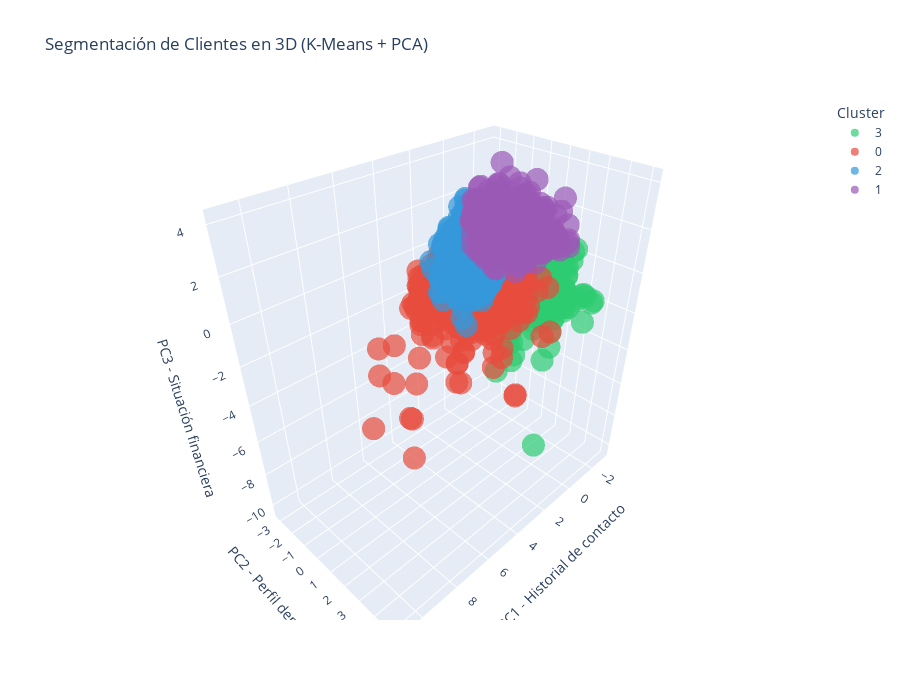

Write notebook code for a chart like this one.
### Code cell
# Visualizar clusters en 3D con Plotly (interactivo)
import plotly.express as px

fig = px.scatter_3d(
    df_final, 
    x='PC1', 
    y='PC2', 
    z='PC3',
    color=df_final['Cluster'].astype(str),
    title='Segmentación de Clientes en 3D (K-Means + PCA)',
    labels={'color': 'Cluster'},
    color_discrete_sequence=['#2ecc71', '#e74c3c', '#3498db', '#9b59b6'],
    opacity=0.7
)

fig.update_layout(
    scene=dict(
        xaxis_title='PC1 - Historial de contacto',
        yaxis_title='PC2 - Perfil demográfico',
        zaxis_title='PC3 - Situación financiera'
    ),
    width=900,
    height=700
)

fig.show()

### Figure 1 — Plotly figure (JSON) as saved in the notebook; plotly's stock layout.template omitted (floating-point values rounded to 4 significant figures; data arrays with more than 128 entries replaced by an {"elided": "..."} marker saying what was removed)
{"data": [{"hovertemplate": "Cluster=3<br>PC1=%{x}<br>PC2=%{y}<br>PC3=%{z}<extra></extra>", "legendgroup": "3", "marker": {"color": "#2ecc71", "opacity": 0.7, "symbol": "circle"}, "mode": "markers", "name": "3", "scene": "scene", "showlegend": true, "type": "scatter3d", "x": {"elided": "1140 float values"}, "y": {"elided": "1140 float values"}, "z": {"elided": "1140 float values"}}, {"hovertemplate": "Cluster=0<br>PC1=%{x}<br>PC2=%{y}<br>PC3=%{z}<extra></extra>", "legendgroup": "0", "marker": {"color": "#e74c3c", "opacity": 0.7, "symbol": "circle"}, "mode": "markers", "name": "0", "scene": "scene", "showlegend": true, "type": "scatter3d", "x": {"elided": "560 float values"}, "y": {"elided": "560 float values"}, "z": {"elided": "560 float values"}}, {"hovertemplate": "Cluster=2<br>PC1=%{x}<br>PC2=%{y}<br>PC3=%{z}<extra></extra>", "legendgroup": "2", "marker": {"color": "#3498db", "opacity": 0.7, "symbol": "circle"}, "mode": "markers", "name": "2", "scene": "scene", "showlegend": true, "type": "scatter3d", "x": {"elided": "1348 float values"}, "y": {"elided": "1348 float values"}, "z": {"elided": "1348 float values"}}, {"hovertemplate": "Cluster=1<br>PC1=%{x}<br>PC2=%{y}<br>PC3=%{z}<extra></extra>", "legendgroup": "1", "marker": {"color": "#9b59b6", "opacity": 0.7, "symbol": "circle"}, "mode": "markers", "name": "1", "scene": "scene", "showlegend": true, "type": "scatter3d", "x": {"elided": "1263 float values"}, "y": {"elided": "1263 float values"}, "z": {"elided": "1263 float values"}}], "layout": {"height": 700, "legend": {"title": {"text": "Cluster"}, "tracegroupgap": 0}, "scene": {"domain": {"x": [0, 1], "y": [0, 1]}, "xaxis": {"title": {"text": "PC1 - Historial de contacto"}}, "yaxis": {"title": {"text": "PC2 - Perfil demográfico"}}, "zaxis": {"title": {"text": "PC3 - Situación financiera"}}}, "title": {"text": "Segmentación de Clientes en 3D (K-Means + PCA)"}, "width": 900}}
